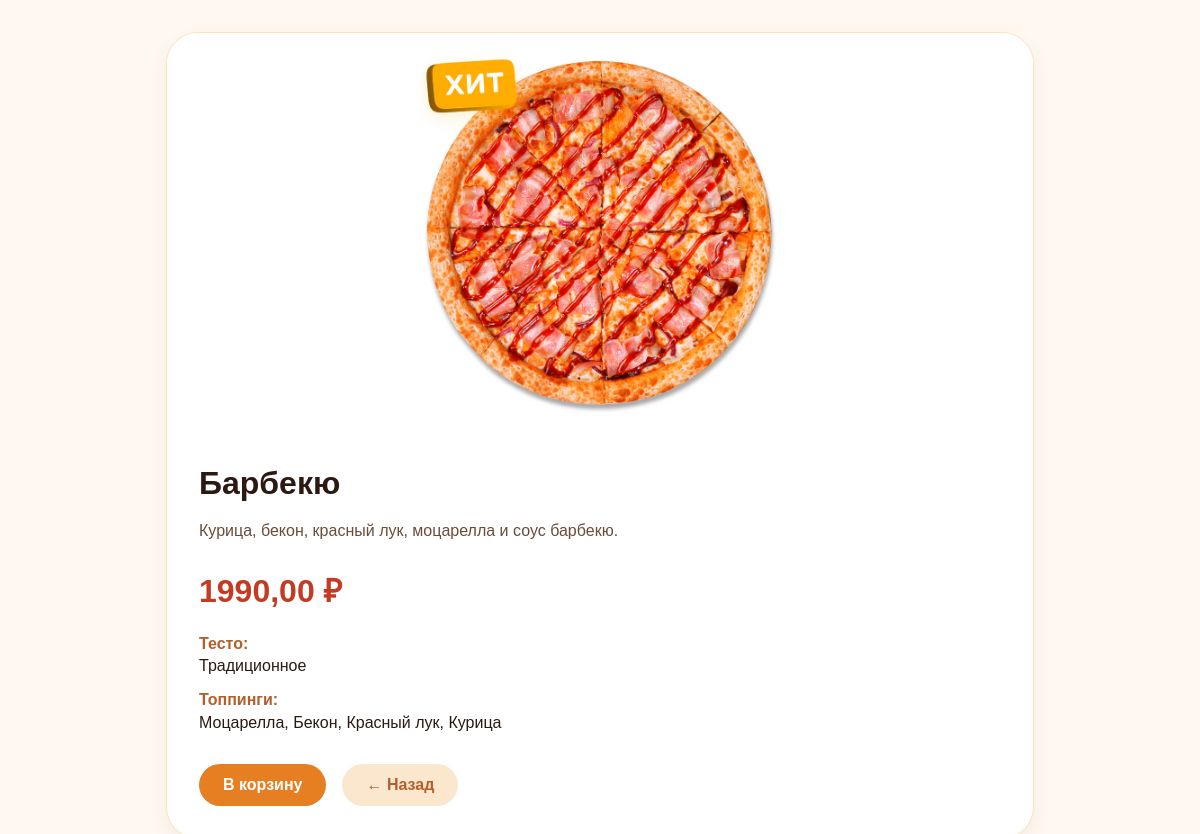
Screenshot of /pizzas/2/ with the database file from the repository.
### main/models.py (models this page shows, shortened)
class MenuItem(models.Model):
    title = models.CharField('Название', max_length=100)
    description = models.TextField('Описание')
    price = models.DecimalField('Цена', max_digits=7, decimal_places=2)
    image = models.ImageField('Фото', upload_to='menu/', blank=True, null=True)
    class Meta:
        abstract = True

class Pizza(MenuItem):
    toppings = models.ManyToManyField(Toppings, verbose_name='Топпинги')
    dough = models.ForeignKey(Dough, verbose_name='Тесто', on_delete=models.SET_NULL, null=True, blank=True)
    class Meta:
        verbose_name = 'Пицца'
        verbose_name_plural = 'Пиццы'

class Dough(models.Model):
    title = models.CharField('Тесто', max_length=30)
    class Meta:
        verbose_name = 'Тесто'
        verbose_name_plural = 'Теста'

class Toppings(models.Model):
    title = models.CharField('Название', max_length=30)
    slug = models.SlugField('Слаг', unique=True, max_length=64)
    class Meta:
        verbose_name = 'Добавка'
        verbose_name_plural = 'Добавки'

### main/views.py (the view)
# urls.py: path('pizzas/<int:pk>/', views.PizzaDetailView.as_view(), name='pizza_detail'),
class PizzaDetailView(DetailView):
    model = Pizza
    template_name = 'main/pizza_detail.html'

### templates/main/pizza_detail.html (shortened to what this page needs)
{% load static %}
<!DOCTYPE html>
<html lang="ru">
<head>
    <link rel="stylesheet" href="{% static 'css/style.css' %}">
</head>
<body>
    <div class="container">
        <div class="detail-page">
            <div class="detail-card">
                <div class="detail-image">
                    {% if object.image %}
                        <img src="{{ object.image.url }}" alt="{{ object.title }}">
                    {% else %}
                        <img src="{% static 'photo/logo.png' %}" alt="{{ object.title }}">
                    {% endif %}
                </div>
                <div class="detail-content">
                    <div class="detail-title">{{ object.title }}</div>
                    <div class="detail-description">
                        {{ object.description }}
                    </div>
                    <div class="detail-price">
                        {{ object.price }} ₽
                    </div>
                    <div class="detail-section">
                        <div class="detail-label">Тесто:</div>
                        <div class="detail-value">
                            {% if object.dough %}
                                {{ object.dough.title }}
                            {% else %}
                                Не указано
                            {% endif %}
                        </div>
                    </div>
                    <div class="detail-section">
                        <div class="detail-label">Топпинги:</div>
                        <div class="detail-value">
                            {% for topping in object.toppings.all %}
                                {{ topping.title }}{% if not forloop.last %}, {% endif %}
                            {% empty %}
                                Нет топпингов
                            {% endfor %}
                        </div>
                    </div>
                    <div class="detail-buttons">
                        <a href="{% url 'main:add_to_cart' 'pizza' object.id %}" class="detail-btn">В корзину</a>
                        <a href="{% url 'main:index' %}" class="detail-btn detail-btn-secondary">← Назад</a>
                    </div>
                </div>
            </div>
        </div>
    </div>
</body>
</html>

### static/css/style.css (style rules this page uses)
* { box-sizing: border-box; }
body { margin: 0; background: #fff8f0; color: #2c1a12; font-family: Arial, sans-serif; }
a { color: inherit; }
.container { width: min(1120px, calc(100% - 32px)); margin: 0 auto; }

### templates/main/pizza_detail.html (style rules this page uses)
.detail-page { max-width: 900px; margin: 0 auto; padding: 2rem 1rem; }
.detail-card { background: white; border-radius: 32px; box-shadow: 0 8px 20px rgba(0, 0, 0, 0.05); border: 1px solid #ffe1b9; overflow: hidden; }
.detail-image { width: 100%; height: 400px; background: #fff; display: flex; align-items: center; justify-content: center; padding: 20px; }
.detail-image img { max-width: 100%; max-height: 100%; object-fit: contain; }
.detail-content { padding: 2rem; }
.detail-title { font-size: 2rem; font-weight: 800; margin-bottom: 1rem; color: #2c1a12; }
.detail-description { font-size: 1rem; color: #6b4c3a; line-height: 1.6; margin-bottom: 1.5rem; }
.detail-price { font-size: 2rem; font-weight: 800; color: #c23b22; margin-bottom: 1.5rem; }
.detail-section { margin-bottom: 1rem; }
.detail-label { font-weight: 700; color: #b45f2b; margin-bottom: 0.3rem; }
.detail-value { color: #2c1a12; }
.detail-buttons { display: flex; gap: 1rem; flex-wrap: wrap; margin-top: 2rem; }
.detail-btn { background: #e67e22; color: white; text-decoration: none; padding: 12px 24px; border-radius: 40px; font-weight: 600; transition: 0.2s; display: inline-block; }
.detail-btn-secondary { background: #fbe6ce; color: #b45f2b; }

### rows the page displays
Pizza: image (picture), title "Барбекю", description "Курица, бекон, красный лук, моцарелла и соус барбекю.", price "1990,00", dough "Традиционное"
Toppings: title "Моцарелла"
Toppings: title "Бекон"
Toppings: title "Красный лук"
Toppings: title "Курица"
